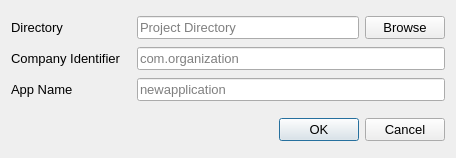
<?xml version="1.0" encoding="UTF-8"?>
<ui version="4.0">
 <class>newProjectDialog</class>
 <widget class="QDialog" name="newProjectDialog">
  <property name="geometry">
   <rect>
    <x>0</x>
    <y>0</y>
    <width>456</width>
    <height>158</height>
   </rect>
  </property>
  <property name="font">
   <font>
    <pointsize>10</pointsize>
   </font>
  </property>
  <property name="windowTitle">
   <string>New Project</string>
  </property>
  <property name="modal">
   <bool>true</bool>
  </property>
  <layout class="QGridLayout" name="gridLayout_2">
   <property name="verticalSpacing">
    <number>12</number>
   </property>
   <item row="0" column="0">
    <layout class="QGridLayout" name="gridLayout">
     <property name="horizontalSpacing">
      <number>16</number>
     </property>
     <property name="verticalSpacing">
      <number>8</number>
     </property>
     <item row="0" column="0">
      <widget class="QLabel" name="labelDirectory">
       <property name="text">
        <string>Directory</string>
       </property>
      </widget>
     </item>
     <item row="0" column="1">
      <layout class="QHBoxLayout" name="horizontalLayout" stretch="0,0">
       <property name="spacing">
        <number>6</number>
       </property>
       <property name="sizeConstraint">
        <enum>QLayout::SetMinimumSize</enum>
       </property>
       <item>
        <widget class="QLineEdit" name="directory">
         <property name="text">
          <string/>
         </property>
         <property name="readOnly">
          <bool>true</bool>
         </property>
         <property name="placeholderText">
          <string>Project Directory</string>
         </property>
        </widget>
       </item>
       <item>
        <widget class="QPushButton" name="browse">
         <property name="text">
          <string>Browse</string>
         </property>
        </widget>
       </item>
      </layout>
     </item>
     <item row="1" column="0">
      <widget class="QLabel" name="labelId">
       <property name="text">
        <string>Company Identifier</string>
       </property>
      </widget>
     </item>
     <item row="1" column="1">
      <widget class="QLineEdit" name="id">
       <property name="placeholderText">
        <string>com.organization</string>
       </property>
      </widget>
     </item>
     <item row="2" column="0">
      <widget class="QLabel" name="labelName">
       <property name="text">
        <string>App Name</string>
       </property>
      </widget>
     </item>
     <item row="2" column="1">
      <widget class="QLineEdit" name="name">
       <property name="placeholderText">
        <string>newapplication</string>
       </property>
      </widget>
     </item>
    </layout>
   </item>
   <item row="1" column="0">
    <layout class="QHBoxLayout" name="horizontalLayout_2">
     <item>
      <widget class="QLabel" name="projectDirName">
       <property name="text">
        <string/>
       </property>
      </widget>
     </item>
     <item>
      <widget class="QDialogButtonBox" name="buttonBox">
       <property name="orientation">
        <enum>Qt::Horizontal</enum>
       </property>
       <property name="standardButtons">
        <set>QDialogButtonBox::Cancel|QDialogButtonBox::Ok</set>
       </property>
      </widget>
     </item>
    </layout>
   </item>
  </layout>
 </widget>
 <tabstops>
  <tabstop>directory</tabstop>
  <tabstop>browse</tabstop>
  <tabstop>id</tabstop>
  <tabstop>name</tabstop>
 </tabstops>
 <resources/>
 <connections>
  <connection>
   <sender>buttonBox</sender>
   <signal>accepted()</signal>
   <receiver>newProjectDialog</receiver>
   <slot>accept()</slot>
   <hints>
    <hint type="sourcelabel">
     <x>248</x>
     <y>254</y>
    </hint>
    <hint type="destinationlabel">
     <x>157</x>
     <y>274</y>
    </hint>
   </hints>
  </connection>
  <connection>
   <sender>buttonBox</sender>
   <signal>rejected()</signal>
   <receiver>newProjectDialog</receiver>
   <slot>reject()</slot>
   <hints>
    <hint type="sourcelabel">
     <x>316</x>
     <y>260</y>
    </hint>
    <hint type="destinationlabel">
     <x>286</x>
     <y>274</y>
    </hint>
   </hints>
  </connection>
 </connections>
</ui>
